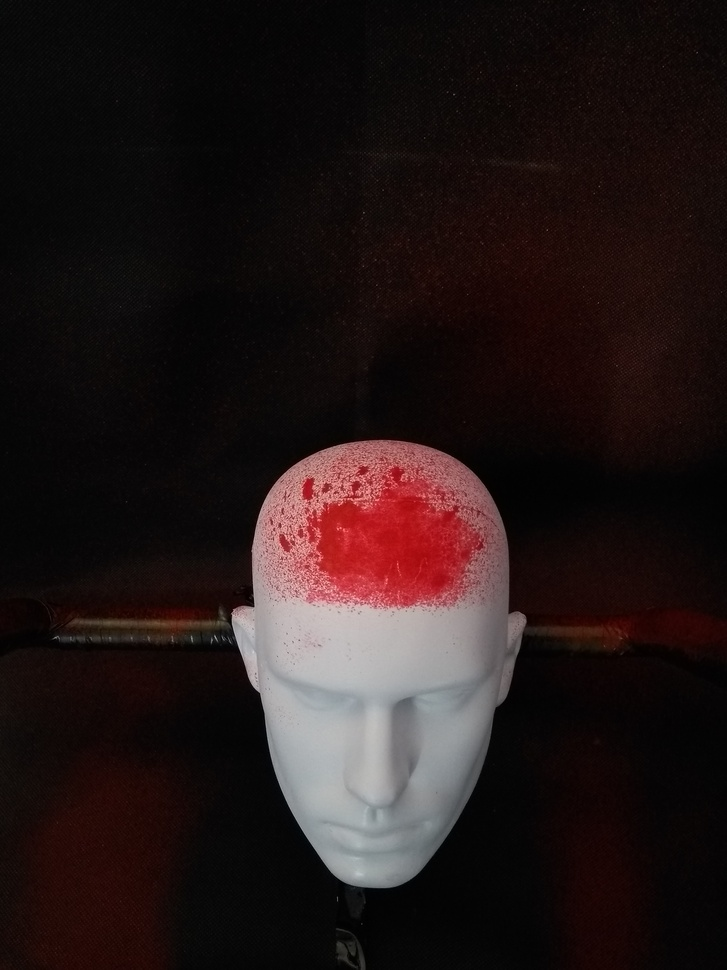
#> input picture Imagens/MOD_C_45.jpg, 727 x 970 px, shrunk from 3474 x 4632 before the run
$ python -i contarespingo.py   (imports and definitions only)
#> lines starting #> are read from the running program, lines starting #| are printed output that depends on the picture
#> further down, picture is the input picture: shape (970, 727, 3); mean B, G, R 23.6, 23.9, 35.5
# -*- coding: utf-8 -*-
import cv2          #openCV - biblioteca p/ manipular imagens
import numpy as np  #numpy  - biblioteca p/ manipulação de vetores/matrizes

##Funções para Pré-Processamento##
#fill_holes
#Preenche o fundo de uma imagem binararia com valores 0. Auxilia na criação de uma mascara binária com somente a região do manequim branca e o restante preto

#edge_detection
#Utiliza filtro de canny para detectar bordas, a imagem resultante auxilia para encontrar a região de interesse (roi)

#find_roi
#Com auxilio da imagem resultante de edge_detection. Localiza região do rosto do manequim com a função "find_contours", deixando somente o contorno de maior área como roi. A saída esperada é a região do rosto do manequim com o fundo preto.

def fill_holes(img):
  #"aumentando" tamanho da borda tendo certeza que o contorno eh fechado
  kernel = np.ones((3,3), np.uint8)
  img = cv2.dilate(img, kernel, iterations=2)
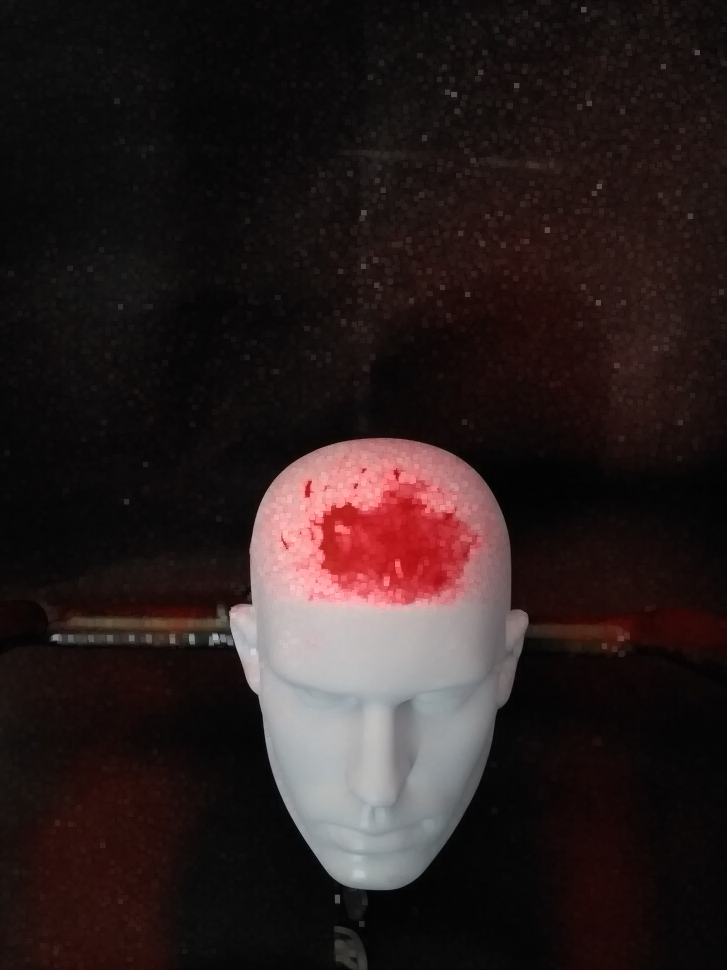
#> img: shape (970, 727, 3); mean of channels 0, 1, 2 30.1, 30.4, 42.1; drawn as B, G, R
  img = cv2.erode(img, kernel, iterations=1)

  print("Entrada Fill Holes")
  cv2.imshow("Entrada Fill Holes", img)
  h = img.shape[0]
#> h = 970
  w = img.shape[1]
#> w = 727

  #copia da imagem original e mascara com valores 1
  flood_img = img.copy()
  fill_mask = np.zeros((h+2, w+2), np.uint8)

	#preenche com branco buracos da img a partir do ponto 0,0
  cv2.floodFill(img, fill_mask, (0,0), 255)
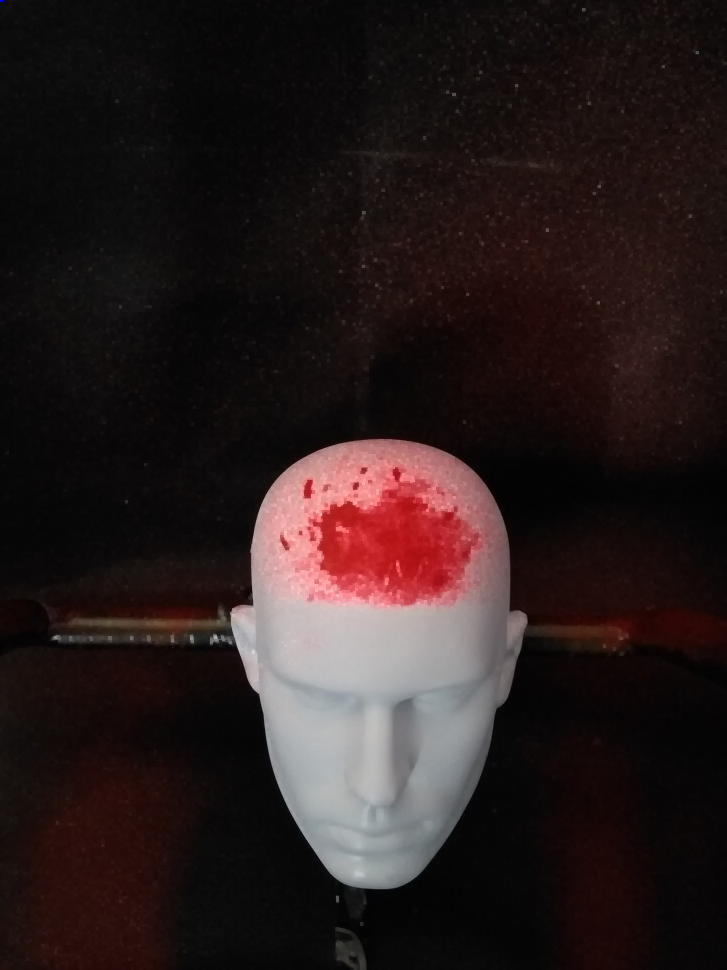
#> img: shape (970, 727, 3); mean of channels 0, 1, 2 28.3, 28.6, 40.3; drawn as B, G, R
  flood_inv = cv2.bitwise_not(img)
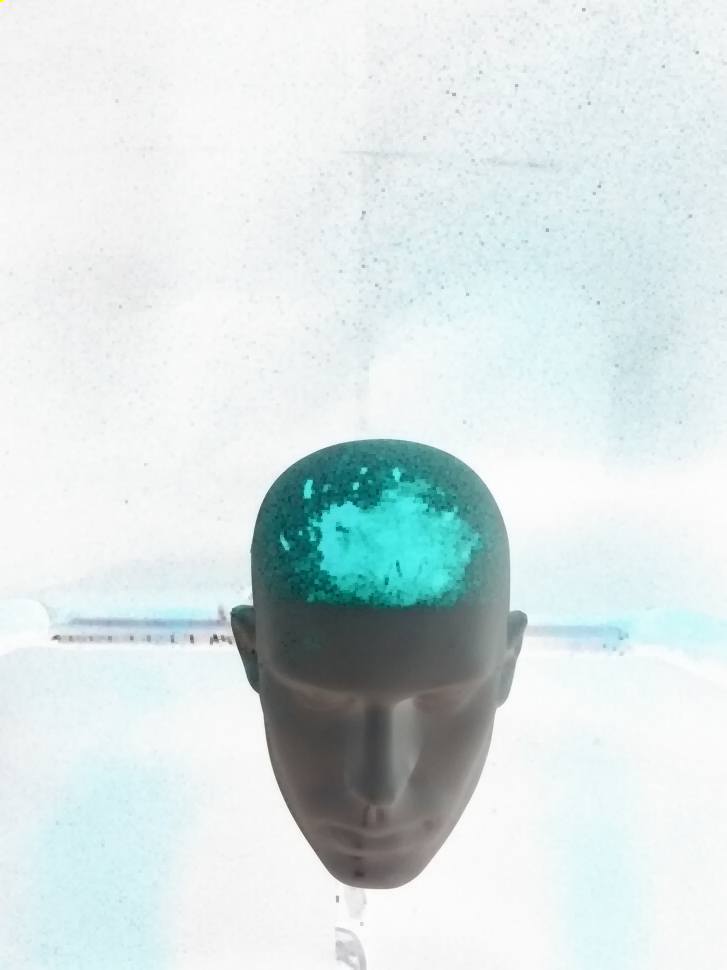
#> flood_inv: shape (970, 727, 3); mean of channels 0, 1, 2 226.7, 226.4, 214.7; drawn as B, G, R

  mask = flood_inv | flood_img 	#mascara final com somente o rosto

  kernel = np.ones((3,3), np.uint8)
  mask = cv2.erode(mask, kernel, iterations=2)
  print("Saida fill_holes")

  cv2.imshow("Saida fill_holes",mask)


  return mask

#deteccao de bordas com o filtro de canny
#ref: https://www.sicara.ai/blog/2019-03-12-edge-detection-in-opencv
# [119 lines left out: functions edge_detection, find_roi, red_filter, count_red, not called in this run]

>>> import cv2
>>> picture = cv2.imread('Imagens/MOD_C_45.jpg')
>>> result = fill_holes(picture)
